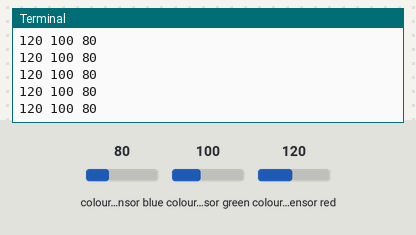
Bench run of a program on a simulated Raspberry Pi (BCM pin numbers). On the bench: the last lines printed to the terminal. The inputs (shaded band) are chosen by the test bench; at power-on: colour sensor blue 80, colour sensor green 100, colour sensor red 120. The desktop window is not drawn, its controls go by their first labels and the mouse button is held 0.15 s.

Above: at 1.2 s.
1.3 s: colour sensor blue set to 5
At 1.4 s:
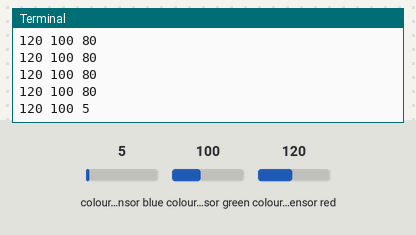
2.8 s: colour sensor green set to 5
At 2.81 s:
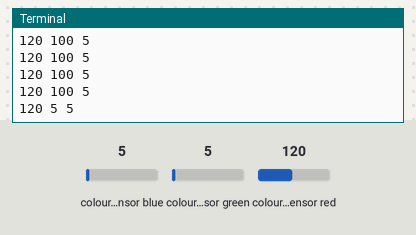
4.3 s: colour sensor red set to 5
At 4.32 s:
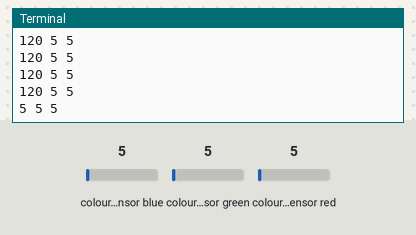

Measured:
- after the input at 1.3 s, the terminal: prints a new line after 0.10 s (image 1)
- after the input at 2.8 s, the terminal: prints a new line at once (image 2)
- after the input at 4.3 s, the terminal: prints a new line at once (image 3)

The program:

colorShower.py
```python
import tkinter as tk
import random
import time

# Function to update the color of the canvas
def update_color(canvas):
    while True:
        # Simulating RGB values from a sensor
        #rgb = (random.random(), random.random(), random.random())

        # Convert RGB to hexadecimal color code
        rgb = sensor.color_rgb_bytes
        hex_color = "#%02x%02x%02x" % rgb
        print(*rgb)
        # Update the canvas color
        canvas.configure(bg=hex_color)

        # Update the GUI
        root.update()

        # Wait for a short period before the next update
        time.sleep(0.1)

import board
import adafruit_tcs34725
i2c = board.I2C()

sensor = adafruit_tcs34725.TCS34725(i2c)
# Create the main window
root = tk.Tk()
root.title("Real-time Color Display")

# Create a canvas to display the color
canvas = tk.Canvas(root, width=200, height=200)
canvas.pack()

# Start the color update loop
print(sensor.color_rgb_bytes)
update_color(canvas)

# Run the Tkinter event loop
root.mainloop()
```
